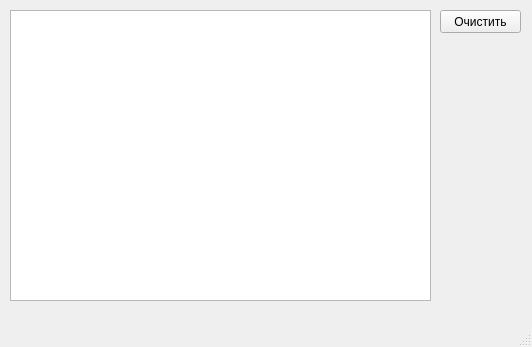
<?xml version="1.0" encoding="UTF-8"?>
<ui version="4.0">
 <class>MainWindow</class>
 <widget class="QMainWindow" name="MainWindow">
  <property name="geometry">
   <rect>
    <x>0</x>
    <y>0</y>
    <width>532</width>
    <height>347</height>
   </rect>
  </property>
  <property name="windowTitle">
   <string>MainWindow</string>
  </property>
  <widget class="QWidget" name="centralwidget">
   <widget class="QTableWidget" name="tableWidget">
    <property name="geometry">
     <rect>
      <x>10</x>
      <y>10</y>
      <width>421</width>
      <height>291</height>
     </rect>
    </property>
   </widget>
   <widget class="QPushButton" name="pushButton">
    <property name="geometry">
     <rect>
      <x>440</x>
      <y>10</y>
      <width>81</width>
      <height>23</height>
     </rect>
    </property>
    <property name="text">
     <string>Очистить</string>
    </property>
   </widget>
  </widget>
  <widget class="QMenuBar" name="menubar">
   <property name="geometry">
    <rect>
     <x>0</x>
     <y>0</y>
     <width>532</width>
     <height>21</height>
    </rect>
   </property>
  </widget>
  <widget class="QStatusBar" name="statusbar"/>
 </widget>
 <resources/>
 <connections/>
</ui>
